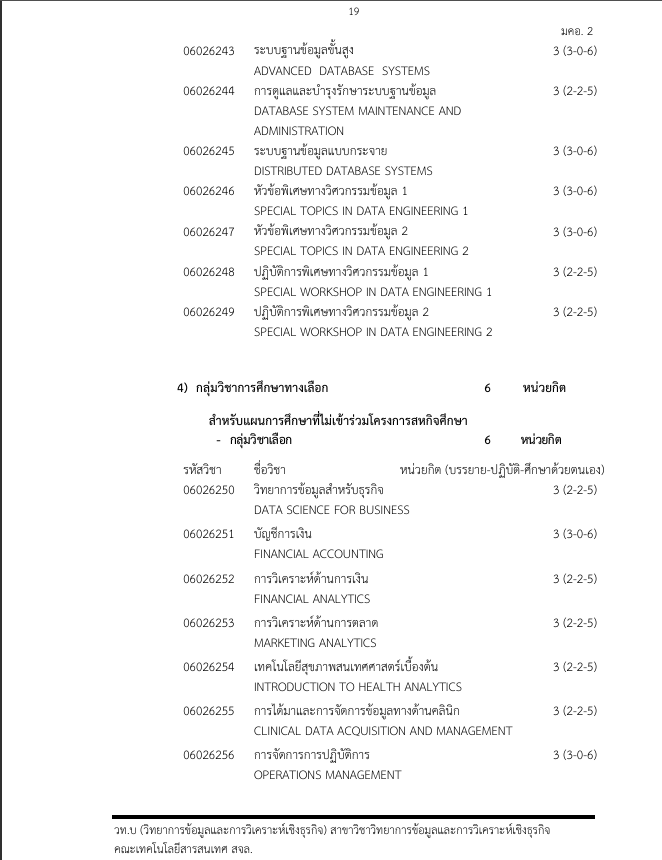
#> input picture data/input_C/DSBA_19.png, 662 x 860 px
$ python -i preprocessing.py   (imports and definitions only)
#> lines starting #> are read from the running program, lines starting #| are printed output that depends on the picture; after the words box and inside, x2 and y2 are one past the last pixel; in counts of white or black regions, pixels touching at a corner belong together
#> further down, picture is the input picture: shape (860, 662, 3); min 0, max 255, mean 246.8
from pathlib import Path
import cv2
import numpy as np


def read_image(path: str | Path) -> np.ndarray:
    image = cv2.imread(str(path))
    if image is None:
        raise ValueError(f"Cannot read image: {path}")
    return image


def resize_if_small(image: np.ndarray, min_width: int = 1200) -> np.ndarray:
#> called with min_width = 1200
    h, w = image.shape[:2]
#> h = 860; w = 662
    if w >= min_width:
        return image
    scale = min_width / w
#> scale = 1.81
    return cv2.resize(image, None, fx=scale, fy=scale, interpolation=cv2.INTER_CUBIC)
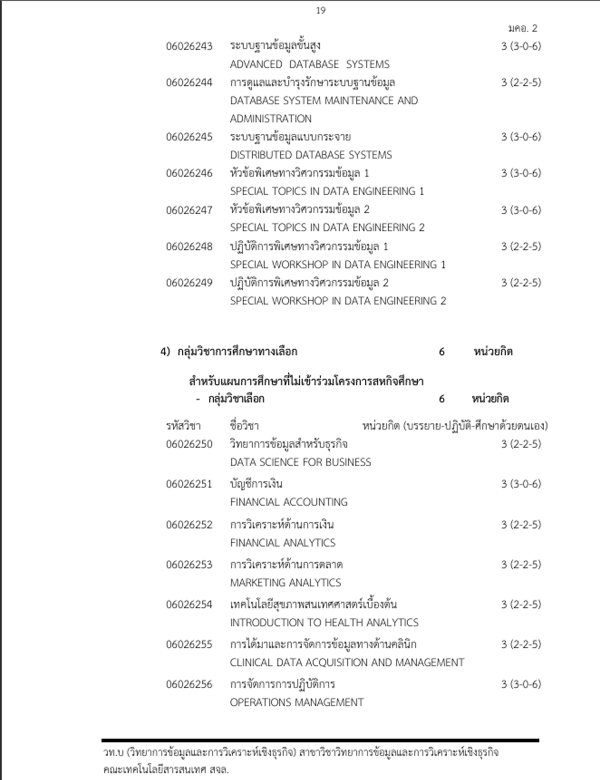
#> returned value: shape (1559, 1200, 3) (shown at 1/2 size); min 0, max 255, mean 246.4


def estimate_skew_angle(gray: np.ndarray) -> float:
    inv = cv2.bitwise_not(gray)
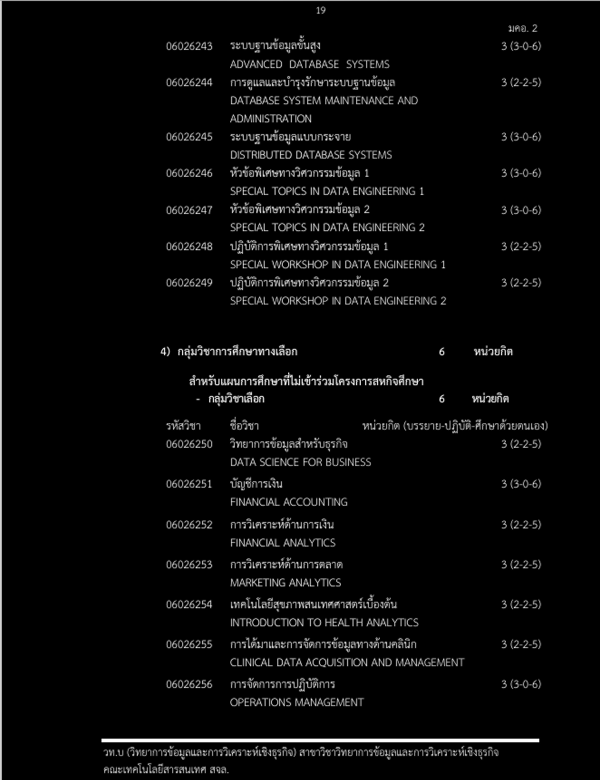
#> inv: shape (1559, 1200) (shown at 1/2 size); min 0, max 254, mean 9.5
    thresh = cv2.threshold(inv, 0, 255, cv2.THRESH_BINARY | cv2.THRESH_OTSU)[1]
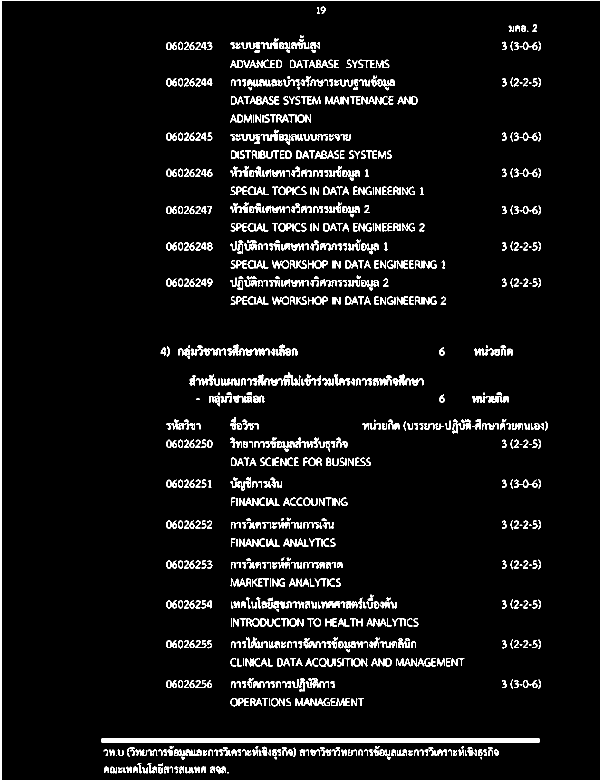
#> thresh: shape (1559, 1200) (shown at 1/2 size); 5.8% white; 1195 white regions (41 under 20 px), largest, box (x1, y1, x2, y2) and area: (0, 0, 1200, 1559) 8628, (203, 1477, 1079, 1485) 7008, (723, 192, 776, 209) 396
    coords = np.column_stack(np.where(thresh > 0))
#> coords = 108344 pairs, first value 0 to 1558, second value 0 to 1199
    if len(coords) < 100:
        return 0.0
    angle = cv2.minAreaRect(coords)[-1]
#> angle = -90
    if angle < -45:
        angle = -(90 + angle)
#> angle = 0
    else:
        angle = -angle
    if abs(angle) > 15:
        return 0.0
    return float(angle)


def rotate_bound(image: np.ndarray, angle: float) -> np.ndarray:
    if abs(angle) < 0.1:
        return image
    h, w = image.shape[:2]
    center = (w // 2, h // 2)
    matrix = cv2.getRotationMatrix2D(center, angle, 1.0)
    cos = abs(matrix[0, 0])
    sin = abs(matrix[0, 1])
    new_w = int((h * sin) + (w * cos))
    new_h = int((h * cos) + (w * sin))
    matrix[0, 2] += (new_w / 2) - center[0]
    matrix[1, 2] += (new_h / 2) - center[1]
    return cv2.warpAffine(image, matrix, (new_w, new_h), flags=cv2.INTER_CUBIC, borderMode=cv2.BORDER_REPLICATE)


def preprocess_image(image: np.ndarray, deskew: bool = True) -> np.ndarray:
    image = resize_if_small(image)
    gray = cv2.cvtColor(image, cv2.COLOR_BGR2GRAY)
    gray = cv2.fastNlMeansDenoising(gray, h=7)
    clahe = cv2.createCLAHE(clipLimit=2.0, tileGridSize=(8, 8))
    gray = clahe.apply(gray)
    if deskew:
        angle = estimate_skew_angle(gray)
#> angle = 0
        gray = rotate_bound(gray, angle)
    # NOTE: previously this applied cv2.adaptiveThreshold(..., blockSize=35, C=11)
    # here and returned a hard binary image. For Thai script, whose characters
    # have thin strokes and vowel/tone marks placed above/below the base
    # consonant, that block-based threshold frequently severed the thin
    # connecting strokes between characters. Tesseract's LSTM engine then saw
    # each fragment as a separate "word" and inserted a space between almost
    # every character in the output (e.g. "ม ค อ" instead of "มคอ").
    # Tesseract already runs its own Otsu-based binarization internally that is
    # tuned for this, so we hand it a clean grayscale image instead and let it
    # binarize on its own.
    return gray


def save_debug_image(image: np.ndarray, path: str | Path) -> None:
    Path(path).parent.mkdir(parents=True, exist_ok=True)
    cv2.imwrite(str(path), image)

>>> import cv2
>>> picture = cv2.imread('../../data/input_C/DSBA_19.png')
>>> result = preprocess_image(picture)

$ run again, on data/input_C/DSBA_21.png
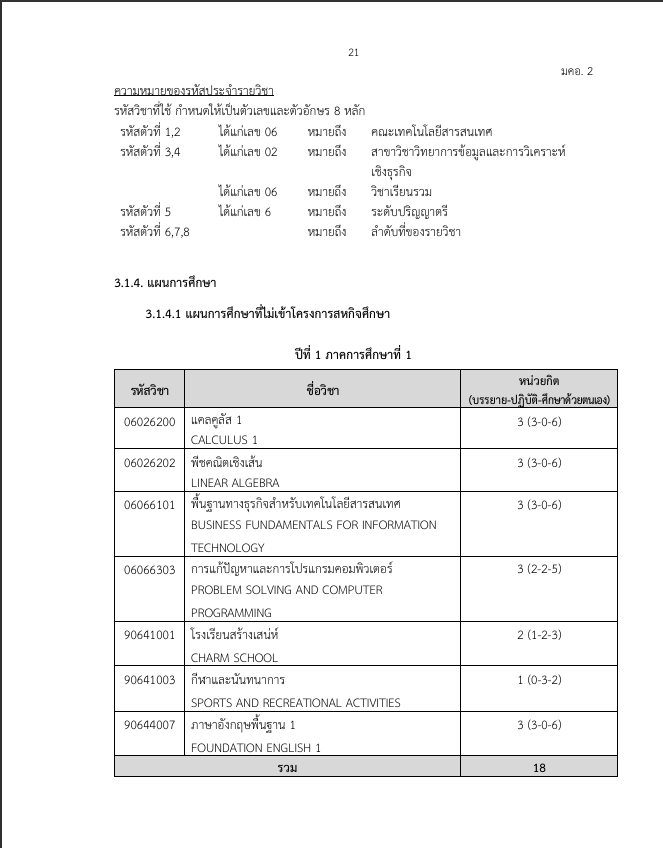
#> input picture data/input_C/DSBA_21.png, 663 x 848 px
#> picture is the input picture: shape (848, 663, 3); min 0, max 255, mean 244.1
#> in estimate_skew_angle, `inv = cv2.bitwise_not(gray)`:
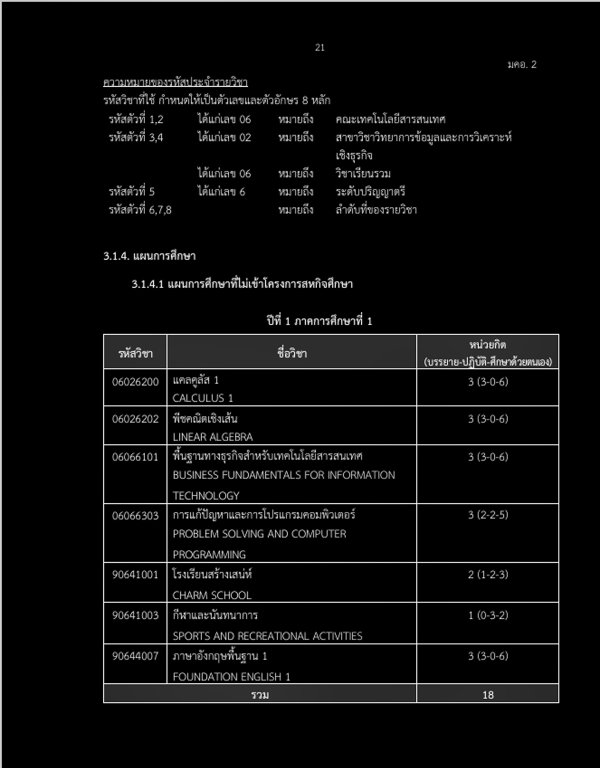
#> inv: shape (1535, 1200) (shown at 1/2 size); min 0, max 254, mean 12.2
#> in estimate_skew_angle, `thresh = cv2.threshold(inv, 0, 255, cv2.THRESH_BINARY | cv2.THRESH_OTS..`:
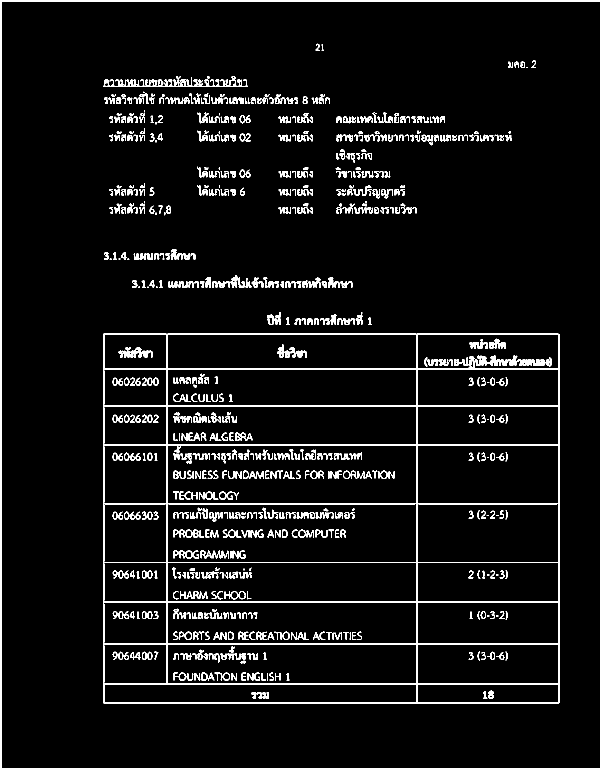
#> thresh: shape (1535, 1200) (shown at 1/2 size); 5.8% white; 795 white regions (43 under 20 px), largest, box (x1, y1, x2, y2) and area: (206, 667, 1119, 1407) 34416, (0, 0, 1200, 1535) 10924, (206, 154, 496, 174) 2214
#> coords = 106751 pairs, first value 0 to 1534, second value 0 to 1199
#> in estimate_skew_angle, `angle = cv2.minAreaRect(coords)[-1]`: angle = -90
#> in estimate_skew_angle, `angle = -(90 + angle)`: angle = 0

$ run again, on data/input_C/DSBA_27.png
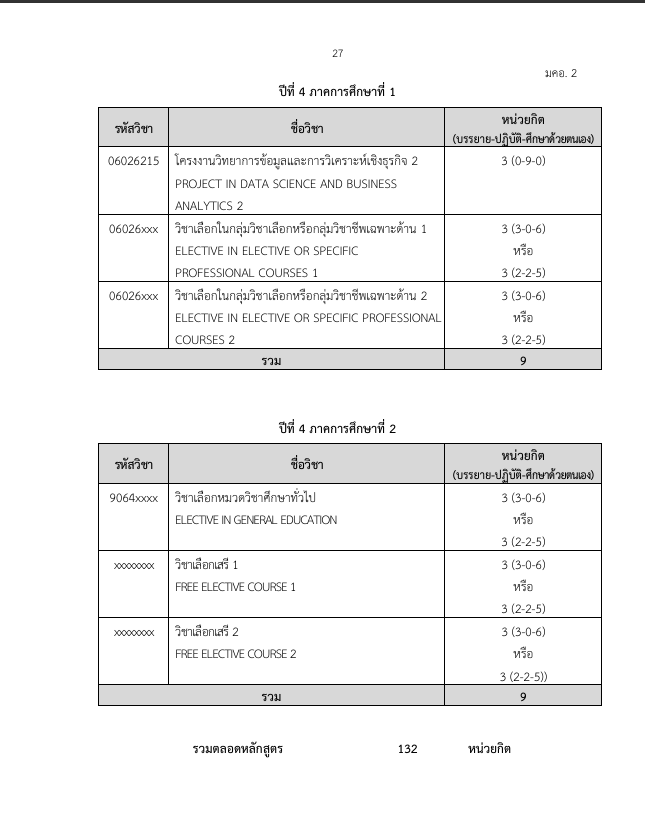
#> input picture data/input_C/DSBA_27.png, 645 x 837 px
#> picture is the input picture: shape (837, 645, 3); min 0, max 255, mean 242.2
#> in estimate_skew_angle, `inv = cv2.bitwise_not(gray)`:
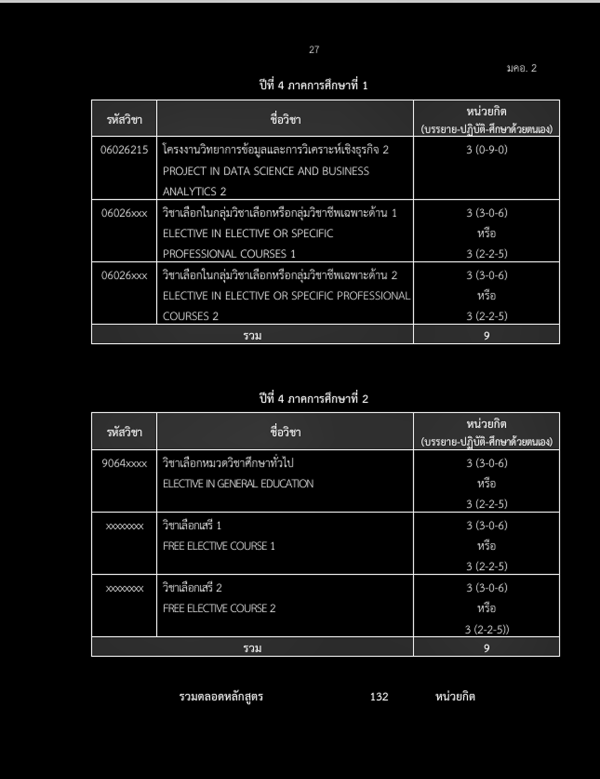
#> inv: shape (1557, 1200) (shown at 1/2 size); min 0, max 254, mean 14.6
#> in estimate_skew_angle, `thresh = cv2.threshold(inv, 0, 255, cv2.THRESH_BINARY | cv2.THRESH_OTS..`:
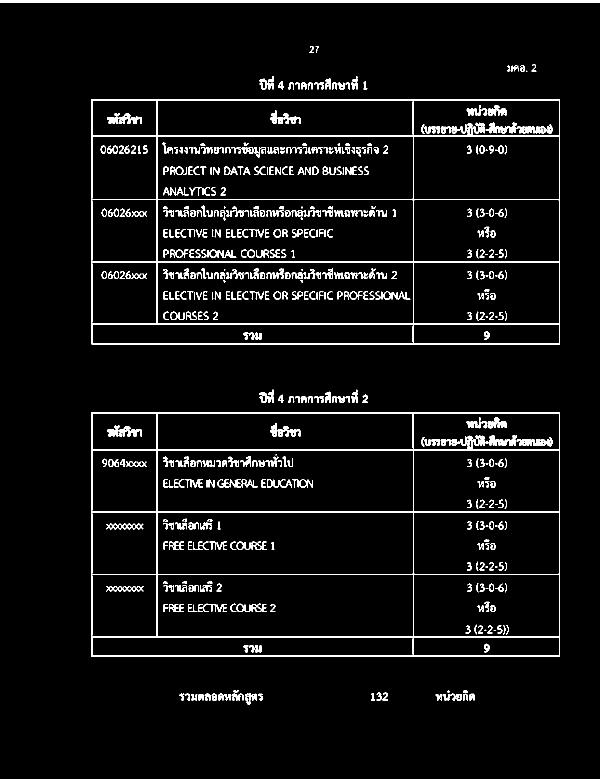
#> thresh: shape (1557, 1200) (shown at 1/2 size); 5.4% white; 643 white regions (35 under 20 px), largest, box (x1, y1, x2, y2) and area: (182, 199, 1120, 689) 20779, (182, 824, 1120, 1314) 20609, (0, 0, 1200, 6) 7200
#> coords = 100350 pairs, first value 0 to 1408, second value 0 to 1199
#> in estimate_skew_angle, `angle = cv2.minAreaRect(coords)[-1]`: angle = -90
#> in estimate_skew_angle, `angle = -(90 + angle)`: angle = 0

$ run again, on data/input_C/DSBA_28.png
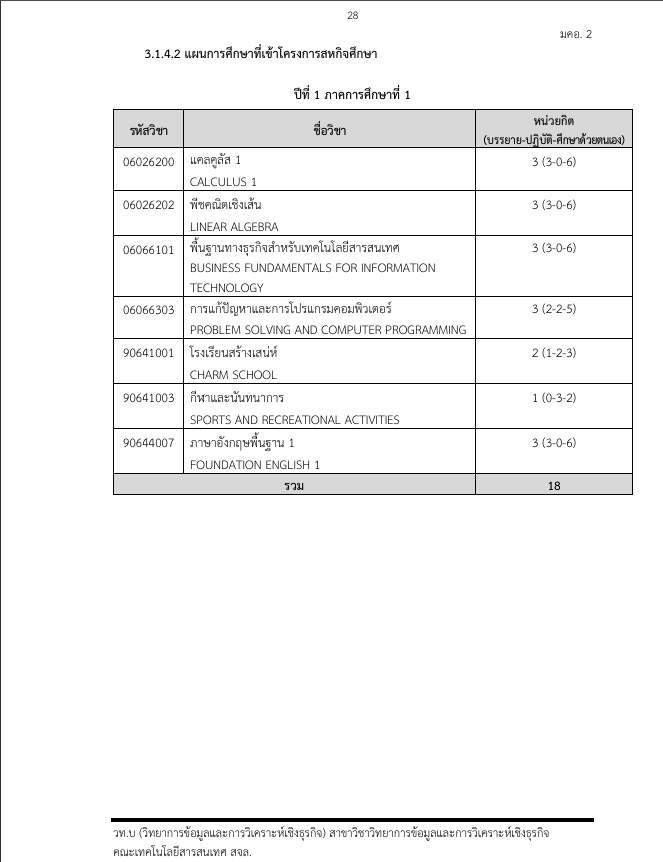
#> input picture data/input_C/DSBA_28.png, 663 x 862 px
#> picture is the input picture: shape (862, 663, 3); min 0, max 255, mean 245.2
#> in estimate_skew_angle, `inv = cv2.bitwise_not(gray)`:
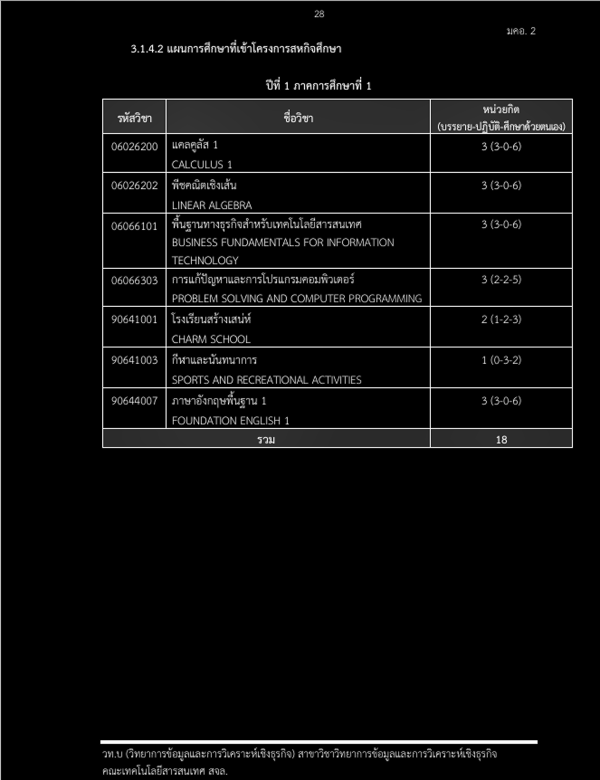
#> inv: shape (1560, 1200) (shown at 1/2 size); min 0, max 254, mean 11.1
#> in estimate_skew_angle, `thresh = cv2.threshold(inv, 0, 255, cv2.THRESH_BINARY | cv2.THRESH_OTS..`:
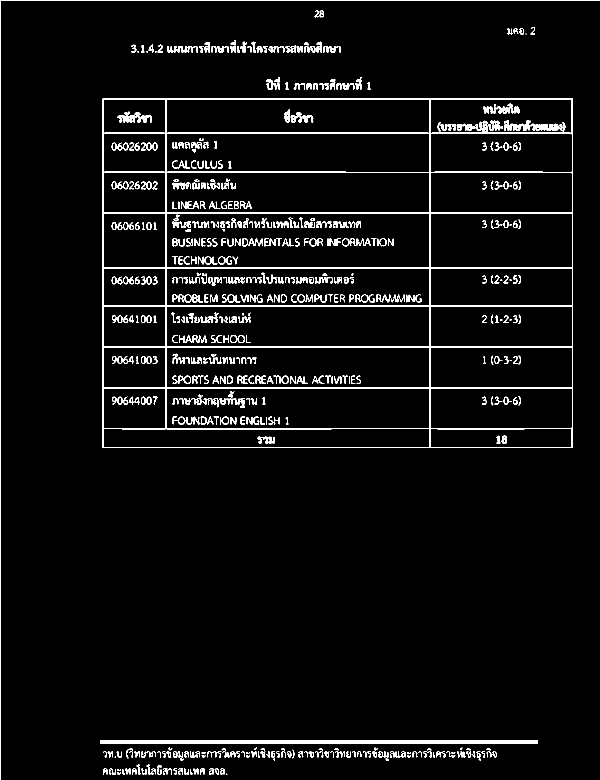
#> thresh: shape (1560, 1200) (shown at 1/2 size); 4.8% white; 630 white regions (28 under 20 px), largest, box (x1, y1, x2, y2) and area: (204, 197, 1146, 896) 32910, (201, 1480, 1075, 1488) 6992, (0, 0, 1200, 1560) 5516
#> coords = 89092 pairs, first value 0 to 1559, second value 0 to 1199
#> in estimate_skew_angle, `angle = cv2.minAreaRect(coords)[-1]`: angle = -90
#> in estimate_skew_angle, `angle = -(90 + angle)`: angle = 0
